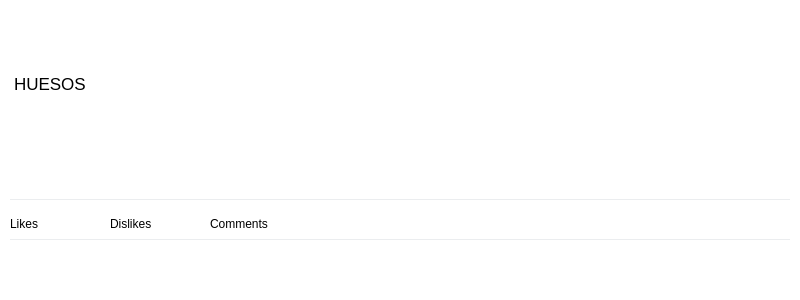
<?xml version="1.0" encoding="UTF-8"?>
<ui version="4.0">
 <class>form_Post</class>
 <widget class="QWidget" name="form_Post">
  <property name="geometry">
   <rect>
    <x>0</x>
    <y>0</y>
    <width>800</width>
    <height>300</height>
   </rect>
  </property>
  <property name="minimumSize">
   <size>
    <width>390</width>
    <height>0</height>
   </size>
  </property>
  <property name="maximumSize">
   <size>
    <width>16777215</width>
    <height>16777215</height>
   </size>
  </property>
  <property name="windowTitle">
   <string>Form</string>
  </property>
  <property name="styleSheet">
   <string notr="true">QFrame , QWidget{
	border: 0;
	background-color: white;
}

QFrame#frame_Main {
	border-radius: 20px;
	border: 0px solid rgb(235, 237, 239);
}

QFrame#frame_UserContainer {
	border-radius: 20px;
}

QFrame#frame_PostReactions {
	border-bottom: 1px solid rgb(235, 237, 239);
}

QTextEdit#label_PostData {
	border-bottom: 1px solid rgb(235, 237, 239);
}

QPushButton {
	height: 40px;
	padding: 0 5px 0 5px;
	color: black;
	margin: 0;
	border-radius: 20px;
	background-color:  white;
}

QPushButton:hover {
	background-color:  rgb(235, 237, 239);
}

QPushButton:pressed {
	background-color: rgb(184,191,195);
}

QPushButton#button_More {
	border-radius: 15px;
}

QPushButton#button_More::pressed {
	background-color:  rgb(235, 237, 239);
}




QComboBox {
	border: 0;
	border-radius: 15px;	
}

QComboBox::hover {
	background-color: rgb(235, 237, 239);
}

QComboBox::pressed {
	background-color:  rgb(184,191,195);
}

QComboBox::drop-down {
	border-radius: 15px;
	width: 100px;
}

QComboBox::down-arrow {
	border-radius: 15px;
	width: 30px;
	height: 30px;
}

QComboBox:on {
	border-radius: 15px;
	width: 100px;
} 

QComboBox QAbstractItemView {
	border-radius: 15px;
	color: red;
	width: 100px;
}



QComboBox QListView:item {

	color: black;
}

QComboBox QAbstractItemView::item:hover {
	color: black;
	background-color: rgb(235, 237, 239);
}

QComboBox QAbstractItemView::item:pressed {
	color: black;
	background-color:  rgb(184,191,195);
}

QComboBox QAbstractItemView::item:pselected {
	color: black;
	background-color:  rgb(184,191,195);
}


</string>
  </property>
  <layout class="QVBoxLayout" name="verticalLayout_3">
   <property name="spacing">
    <number>0</number>
   </property>
   <property name="leftMargin">
    <number>0</number>
   </property>
   <property name="topMargin">
    <number>0</number>
   </property>
   <property name="rightMargin">
    <number>0</number>
   </property>
   <property name="bottomMargin">
    <number>0</number>
   </property>
   <item>
    <widget class="QFrame" name="frame_Main">
     <property name="styleSheet">
      <string notr="true"/>
     </property>
     <property name="frameShape">
      <enum>QFrame::StyledPanel</enum>
     </property>
     <property name="frameShadow">
      <enum>QFrame::Raised</enum>
     </property>
     <layout class="QVBoxLayout" name="verticalLayout">
      <property name="spacing">
       <number>10</number>
      </property>
      <property name="leftMargin">
       <number>10</number>
      </property>
      <property name="topMargin">
       <number>10</number>
      </property>
      <property name="rightMargin">
       <number>10</number>
      </property>
      <property name="bottomMargin">
       <number>10</number>
      </property>
      <item>
       <widget class="QFrame" name="frame_PostAuthor">
        <property name="minimumSize">
         <size>
          <width>0</width>
          <height>50</height>
         </size>
        </property>
        <property name="maximumSize">
         <size>
          <width>16777215</width>
          <height>50</height>
         </size>
        </property>
        <property name="styleSheet">
         <string notr="true"/>
        </property>
        <property name="frameShape">
         <enum>QFrame::StyledPanel</enum>
        </property>
        <property name="frameShadow">
         <enum>QFrame::Raised</enum>
        </property>
        <layout class="QHBoxLayout" name="horizontalLayout">
         <property name="spacing">
          <number>10</number>
         </property>
         <property name="leftMargin">
          <number>0</number>
         </property>
         <property name="topMargin">
          <number>0</number>
         </property>
         <property name="rightMargin">
          <number>0</number>
         </property>
         <property name="bottomMargin">
          <number>0</number>
         </property>
         <item>
          <widget class="QFrame" name="frame_UserContainer">
           <property name="minimumSize">
            <size>
             <width>180</width>
             <height>50</height>
            </size>
           </property>
           <property name="maximumSize">
            <size>
             <width>180</width>
             <height>50</height>
            </size>
           </property>
           <property name="frameShape">
            <enum>QFrame::StyledPanel</enum>
           </property>
           <property name="frameShadow">
            <enum>QFrame::Raised</enum>
           </property>
           <layout class="QHBoxLayout" name="layout_userName">
            <property name="spacing">
             <number>5</number>
            </property>
            <property name="leftMargin">
             <number>0</number>
            </property>
            <property name="topMargin">
             <number>0</number>
            </property>
            <property name="rightMargin">
             <number>0</number>
            </property>
            <property name="bottomMargin">
             <number>0</number>
            </property>
            <item>
             <widget class="QTextBrowser" name="textBrowser_UserName">
              <property name="minimumSize">
               <size>
                <width>0</width>
                <height>40</height>
               </size>
              </property>
              <property name="maximumSize">
               <size>
                <width>16777215</width>
                <height>40</height>
               </size>
              </property>
              <property name="verticalScrollBarPolicy">
               <enum>Qt::ScrollBarAlwaysOff</enum>
              </property>
              <property name="horizontalScrollBarPolicy">
               <enum>Qt::ScrollBarAlwaysOff</enum>
              </property>
             </widget>
            </item>
           </layout>
          </widget>
         </item>
         <item>
          <spacer name="horizontalSpacer">
           <property name="orientation">
            <enum>Qt::Horizontal</enum>
           </property>
           <property name="sizeHint" stdset="0">
            <size>
             <width>636</width>
             <height>20</height>
            </size>
           </property>
          </spacer>
         </item>
         <item>
          <widget class="QPushButton" name="button_More">
           <property name="minimumSize">
            <size>
             <width>30</width>
             <height>30</height>
            </size>
           </property>
           <property name="maximumSize">
            <size>
             <width>30</width>
             <height>30</height>
            </size>
           </property>
           <property name="text">
            <string/>
           </property>
           <property name="checkable">
            <bool>false</bool>
           </property>
          </widget>
         </item>
        </layout>
       </widget>
      </item>
      <item>
       <widget class="QTextBrowser" name="textBrowser_PostText">
        <property name="minimumSize">
         <size>
          <width>0</width>
          <height>20</height>
         </size>
        </property>
        <property name="maximumSize">
         <size>
          <width>16777215</width>
          <height>100</height>
         </size>
        </property>
        <property name="html">
         <string>&lt;!DOCTYPE HTML PUBLIC &quot;-//W3C//DTD HTML 4.0//EN&quot; &quot;http://www.w3.org/TR/REC-html40/strict.dtd&quot;&gt;
&lt;html&gt;&lt;head&gt;&lt;meta name=&quot;qrichtext&quot; content=&quot;1&quot; /&gt;&lt;style type=&quot;text/css&quot;&gt;
p, li { white-space: pre-wrap; }
&lt;/style&gt;&lt;/head&gt;&lt;body style=&quot; font-family:'.AppleSystemUIFont'; font-size:13pt; font-weight:400; font-style:normal;&quot;&gt;
&lt;p style=&quot; margin-top:0px; margin-bottom:0px; margin-left:0px; margin-right:0px; -qt-block-indent:0; text-indent:0px;&quot;&gt;HUESOS&lt;/p&gt;
&lt;p style=&quot;-qt-paragraph-type:empty; margin-top:0px; margin-bottom:0px; margin-left:0px; margin-right:0px; -qt-block-indent:0; text-indent:0px;&quot;&gt;&lt;br /&gt;&lt;/p&gt;&lt;/body&gt;&lt;/html&gt;</string>
        </property>
        <property name="openExternalLinks">
         <bool>true</bool>
        </property>
       </widget>
      </item>
      <item>
       <widget class="QTextEdit" name="label_PostData">
        <property name="minimumSize">
         <size>
          <width>0</width>
          <height>30</height>
         </size>
        </property>
        <property name="maximumSize">
         <size>
          <width>16777215</width>
          <height>30</height>
         </size>
        </property>
        <property name="readOnly">
         <bool>true</bool>
        </property>
       </widget>
      </item>
      <item>
       <widget class="QFrame" name="frame_PostReactions">
        <property name="minimumSize">
         <size>
          <width>0</width>
          <height>30</height>
         </size>
        </property>
        <property name="maximumSize">
         <size>
          <width>16777215</width>
          <height>30</height>
         </size>
        </property>
        <property name="frameShape">
         <enum>QFrame::StyledPanel</enum>
        </property>
        <property name="frameShadow">
         <enum>QFrame::Raised</enum>
        </property>
        <layout class="QHBoxLayout" name="horizontalLayout_3">
         <property name="spacing">
          <number>0</number>
         </property>
         <property name="leftMargin">
          <number>0</number>
         </property>
         <property name="topMargin">
          <number>0</number>
         </property>
         <property name="rightMargin">
          <number>0</number>
         </property>
         <property name="bottomMargin">
          <number>0</number>
         </property>
         <item>
          <widget class="QLabel" name="label_Likes">
           <property name="minimumSize">
            <size>
             <width>100</width>
             <height>25</height>
            </size>
           </property>
           <property name="maximumSize">
            <size>
             <width>16777215</width>
             <height>25</height>
            </size>
           </property>
           <property name="text">
            <string>Likes</string>
           </property>
           <property name="textFormat">
            <enum>Qt::RichText</enum>
           </property>
           <property name="alignment">
            <set>Qt::AlignLeading|Qt::AlignLeft|Qt::AlignVCenter</set>
           </property>
          </widget>
         </item>
         <item>
          <widget class="QLabel" name="label_Dislikes">
           <property name="minimumSize">
            <size>
             <width>100</width>
             <height>25</height>
            </size>
           </property>
           <property name="maximumSize">
            <size>
             <width>16777215</width>
             <height>25</height>
            </size>
           </property>
           <property name="styleSheet">
            <string notr="true"/>
           </property>
           <property name="text">
            <string>Dislikes</string>
           </property>
           <property name="textFormat">
            <enum>Qt::RichText</enum>
           </property>
           <property name="alignment">
            <set>Qt::AlignLeading|Qt::AlignLeft|Qt::AlignVCenter</set>
           </property>
          </widget>
         </item>
         <item>
          <widget class="QLabel" name="label_Comments">
           <property name="minimumSize">
            <size>
             <width>100</width>
             <height>25</height>
            </size>
           </property>
           <property name="maximumSize">
            <size>
             <width>16777215</width>
             <height>25</height>
            </size>
           </property>
           <property name="styleSheet">
            <string notr="true"/>
           </property>
           <property name="text">
            <string>Comments</string>
           </property>
           <property name="textFormat">
            <enum>Qt::RichText</enum>
           </property>
           <property name="alignment">
            <set>Qt::AlignLeading|Qt::AlignLeft|Qt::AlignVCenter</set>
           </property>
          </widget>
         </item>
         <item>
          <spacer name="horizontalSpacer_3">
           <property name="orientation">
            <enum>Qt::Horizontal</enum>
           </property>
           <property name="sizeHint" stdset="0">
            <size>
             <width>477</width>
             <height>20</height>
            </size>
           </property>
          </spacer>
         </item>
        </layout>
       </widget>
      </item>
      <item>
       <widget class="QFrame" name="frame_PostInfo">
        <property name="minimumSize">
         <size>
          <width>0</width>
          <height>40</height>
         </size>
        </property>
        <property name="maximumSize">
         <size>
          <width>16777215</width>
          <height>40</height>
         </size>
        </property>
        <property name="styleSheet">
         <string notr="true"/>
        </property>
        <property name="frameShape">
         <enum>QFrame::StyledPanel</enum>
        </property>
        <property name="frameShadow">
         <enum>QFrame::Raised</enum>
        </property>
        <layout class="QHBoxLayout" name="horizontalLayout_2">
         <property name="spacing">
          <number>10</number>
         </property>
         <property name="leftMargin">
          <number>0</number>
         </property>
         <property name="topMargin">
          <number>0</number>
         </property>
         <property name="rightMargin">
          <number>0</number>
         </property>
         <property name="bottomMargin">
          <number>0</number>
         </property>
         <item>
          <widget class="QPushButton" name="button_PostLike">
           <property name="minimumSize">
            <size>
             <width>40</width>
             <height>40</height>
            </size>
           </property>
           <property name="maximumSize">
            <size>
             <width>40</width>
             <height>40</height>
            </size>
           </property>
           <property name="text">
            <string/>
           </property>
           <property name="checkable">
            <bool>true</bool>
           </property>
          </widget>
         </item>
         <item>
          <widget class="QPushButton" name="button_PostDislike">
           <property name="minimumSize">
            <size>
             <width>40</width>
             <height>40</height>
            </size>
           </property>
           <property name="maximumSize">
            <size>
             <width>40</width>
             <height>40</height>
            </size>
           </property>
           <property name="text">
            <string/>
           </property>
           <property name="checkable">
            <bool>true</bool>
           </property>
          </widget>
         </item>
         <item>
          <widget class="QPushButton" name="button_PostComments">
           <property name="minimumSize">
            <size>
             <width>40</width>
             <height>40</height>
            </size>
           </property>
           <property name="maximumSize">
            <size>
             <width>40</width>
             <height>40</height>
            </size>
           </property>
           <property name="text">
            <string/>
           </property>
           <property name="checkable">
            <bool>false</bool>
           </property>
          </widget>
         </item>
         <item>
          <spacer name="horizontalSpacer_2">
           <property name="orientation">
            <enum>Qt::Horizontal</enum>
           </property>
           <property name="sizeHint" stdset="0">
            <size>
             <width>628</width>
             <height>20</height>
            </size>
           </property>
          </spacer>
         </item>
        </layout>
       </widget>
      </item>
     </layout>
    </widget>
   </item>
  </layout>
 </widget>
 <resources/>
 <connections/>
</ui>
